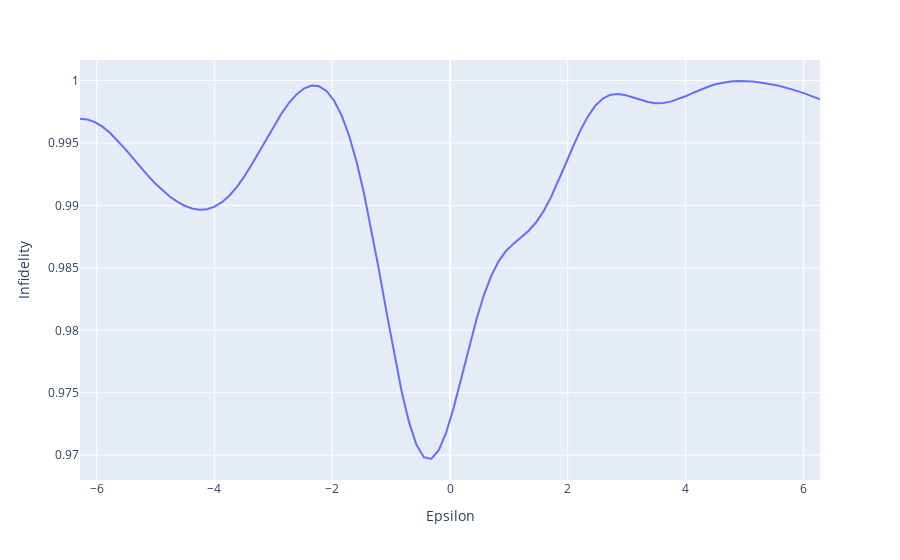

Source (notebook cell):
### Code cell
parameter_perturbation = np.random.rand(qc.num_parameters); parameter_perturbation /= np.linalg.norm(parameter_perturbation)
# parameter_perturbation = np.zeros(qc.num_parameters); parameter_perturbation[1]=1
eps = 2*np.pi
def perturbed_fidelity(pertsize:float)->float:
    pert_state = Statevector(qc.assign_parameters(initial_parameters+pertsize*parameter_perturbation))
    return state_fidelity(pert_state,evolved_state)
epsilons =np.linspace(-eps,eps,100)
infidelities = 1-np.vectorize(perturbed_fidelity)(epsilons)
df = {"Epsilon":epsilons,"Infidelity":infidelities}
fig = px.line(data_frame=df,x="Epsilon",y="Infidelity")
fig.show()

### Figure 1 — Plotly figure (JSON) as saved in the notebook; plotly's stock layout.template omitted (floating-point values rounded to 4 significant figures)
{"data": [{"hovertemplate": "Epsilon=%{x}<br>Infidelity=%{y}<extra></extra>", "legendgroup": "", "line": {"color": "#636efa", "dash": "solid"}, "marker": {"symbol": "circle"}, "mode": "lines", "name": "", "orientation": "v", "showlegend": false, "type": "scatter", "x": [-6.283, -6.156, -6.029, -5.902, -5.775, -5.649, -5.522, -5.395, -5.268, -5.141, -5.014, -4.887, -4.76, -4.633, -4.506, -4.379, -4.252, -4.125, -3.998, -3.871, -3.745, -3.618, -3.491, -3.364, -3.237, -3.11, -2.983, -2.856, -2.729, -2.602, -2.475, -2.348, -2.221, -2.094, -1.967, -1.841, -1.714, -1.587, -1.46, -1.333, -1.206, -1.079, -0.952, -0.8251, -0.6981, -0.5712, -0.4443, -0.3173, -0.1904, -0.06347, 0.06347, 0.1904, 0.3173, 0.4443, 0.5712, 0.6981, 0.8251, 0.952, 1.079, 1.206, 1.333, 1.46, 1.587, 1.714, 1.841, 1.967, 2.094, 2.221, 2.348, 2.475, 2.602, 2.729, 2.856, 2.983, 3.11, 3.237, 3.364, 3.491, 3.618, 3.745, 3.871, 3.998, 4.125, 4.252, 4.379, 4.506, 4.633, 4.76, 4.887, 5.014, 5.141, 5.268, 5.395, 5.522, 5.649, 5.775, 5.902, 6.029, 6.156, 6.283], "xaxis": "x", "y": [0.9969, 0.9969, 0.9967, 0.9963, 0.9958, 0.9952, 0.9945, 0.9938, 0.9931, 0.9924, 0.9918, 0.9912, 0.9907, 0.9903, 0.99, 0.9898, 0.9897, 0.9897, 0.9899, 0.9903, 0.9908, 0.9915, 0.9923, 0.9933, 0.9943, 0.9954, 0.9964, 0.9974, 0.9982, 0.9989, 0.9994, 0.9996, 0.9995, 0.9992, 0.9984, 0.9972, 0.9956, 0.9935, 0.991, 0.988, 0.9848, 0.9815, 0.9782, 0.9752, 0.9727, 0.9709, 0.9698, 0.9697, 0.9704, 0.9718, 0.9738, 0.9761, 0.9785, 0.9808, 0.9828, 0.9843, 0.9855, 0.9864, 0.9869, 0.9874, 0.988, 0.9886, 0.9895, 0.9906, 0.9919, 0.9934, 0.9948, 0.9961, 0.9972, 0.998, 0.9986, 0.9989, 0.9989, 0.9988, 0.9986, 0.9984, 0.9983, 0.9982, 0.9982, 0.9983, 0.9985, 0.9987, 0.999, 0.9993, 0.9995, 0.9997, 0.9998, 0.9999, 1.0, 1.0, 0.9999, 0.9998, 0.9998, 0.9996, 0.9995, 0.9993, 0.9992, 0.999, 0.9987, 0.9985], "yaxis": "y"}], "layout": {"legend": {"tracegroupgap": 0}, "margin": {"t": 60}, "xaxis": {"anchor": "y", "domain": [0, 1], "title": {"text": "Epsilon"}}, "yaxis": {"anchor": "x", "domain": [0, 1], "title": {"text": "Infidelity"}}}}
